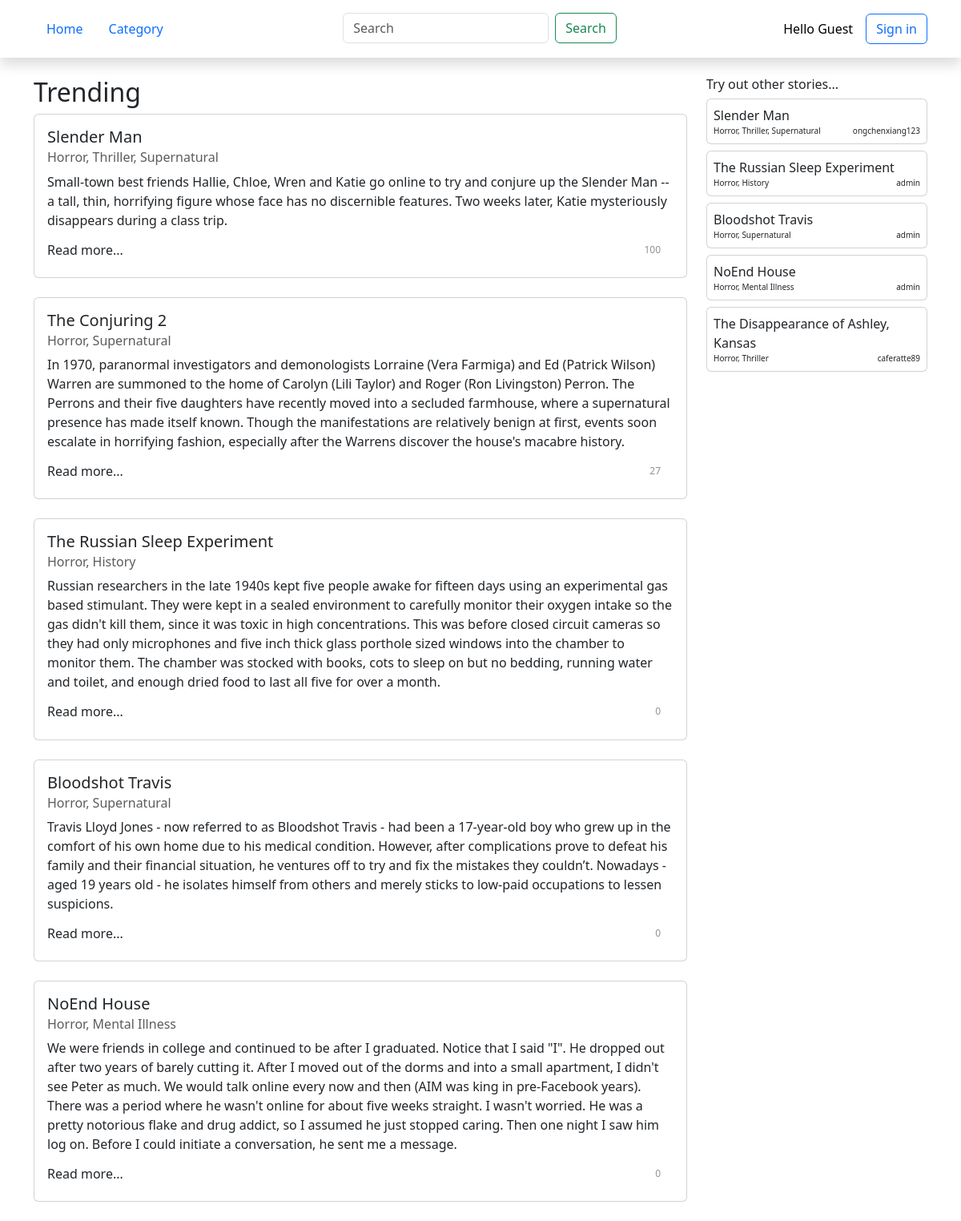
The app's page /oldstimes/ with its own data.
### old_straits_times/models.py (models this page shows, shortened)
class Story(models.Model):
    title = models.CharField(max_length=50)
    author = models.ForeignKey(Author, on_delete=models.CASCADE)
    genre = models.ManyToManyField(Genre)
    abstract = models.TextField(max_length=250, blank=True,
                                   validators=[MaxLengthValidator(250)])
    date_published = models.DateTimeField('date published', auto_now_add=True)
    date_last_updated = models.DateTimeField('date last updated')
    views_in_week = models.IntegerField(default=0)
    views_total = models.IntegerField(default=0)
    content = RichTextField()
    def get_views_total(self):
        return f'{self.views_total:3}'
    def get_genre(self):
        return ", ".join([s.name for s in self.genre.all()])
    get_genre.short_description = 'Genre'

class Genre(models.Model):
    name = models.CharField(max_length=30)

class Author(AbstractUser):
    bio = RichTextField()
    country = models.CharField(max_length=60, default="")
    social1 = models.CharField(max_length=120, default="")
    social2 = models.CharField(max_length=120, default="")
    social3 = models.CharField(max_length=120, default="")
    social4 = models.CharField(max_length=120, default="")

### old_straits_times/views.py (the view)
# urls.py: path('', views.index, name='index'),
def index(request):
    template_name = 'old_straits_times/index.html'
    trending_stories = Story.objects.order_by('-views_total')[:5]
    pks = Story.objects.values_list('pk', flat=True)
    random_pks = []
    if len(pks) <= 5:
        random_pks = pks
    else:
        while len(random_pks) != 5:
            random_pk = choice(pks)
            if random_pk not in random_pks:
                random_pks.append(random_pk)
    random_stories = Story.objects.filter(id__in=random_pks).order_by('date_last_updated')
    return render(request, template_name, {
        'trending_stories': trending_stories,
        'random_stories': random_stories
    })

### old_straits_times/templates/old_straits_times/index.html (shortened to what this page needs)
{% extends './base.html' %}
{% block content %}
      <div class="row gx-8">
            <div class="col">
                  <h2>Trending</h2>
                  <div class="row row-cols-1 gx-0 gy-4">
                        {% for story in trending_stories %}
                              <a class="text-muted text-decoration-none" href="{% url 'oldstimes:story' story.id %}">
                                    <div class="card">
                                          <div class="card-body">
                                                <h5 class="card-title">{{ story.title }}</h5>
                                                <h6 class="card-subtitle mb-2 text-muted">{{ story.get_genre }}</h6>
                                                <p class="card-text">{{ story.abstract }}</p>
                                                <div class="d-flex justify-content-between">
                                                      <h6>Read more...</h6>
                                                      <div class="d-flex text-body-tertiary ">
                                                            <p id='views' class="fs-7 mb-0">{{ story.get_views_total }}</p>
                                                      </div>
                                                </div>
                                          </div>
                                    </div>
                              </a>
                        {% endfor %}
                  </div>
            </div>
            <div class="sidebar">
                  <h6>Try out other stories...</h6>
                  <div>
                        {% for story in random_stories %}
                              <a class="text-muted text-decoration-none" href="{% url 'oldstimes:story' story.id %}">
                                    <div class="card p-2 mb-2">
                                          <p class="mb-0">{{ story.title }}</p>
                                          <div class="fs-7.5 d-flex justify-content-between">
                                                <p class="mb-0">{{ story.get_genre }}</p>
                                                <p class="mb-0">{{ story.author.username }}</p>
                                          </div>
                                    </div>
                              </a>
                        {% endfor %}
                  </div>
            </div>
      </div>
{% endblock content %}

### old_straits_times/static/old_straits_times/customs.css (style rules this page uses)
.fs-7 { font-size: 0.75rem !important; }
.fs-7\.5 { font-size: 0.625rem !important; }
.sidebar { width: 300px; }

### records on screen
Story: title "Slender Man", get_genre "Horror, Thriller, Supernatural", abstract "Small-town best friends Hallie, Chloe, Wren and Katie go online to try and conjure up the Slender Man -- a tall, thin, horrifying figure whose face has no discernible features. Two weeks later, Katie mysteriously disappears during a class trip.", get_views_total "100", author.username "ongchenxiang123"
Story: title "The Conjuring 2", get_genre "Horror, Supernatural", abstract "In 1970, paranormal investigators and demonologists Lorraine (Vera Farmiga) and Ed (Patrick Wilson) Warren are summoned to the home of Carolyn (Lili Taylor) and Roger (Ron Livingston) Perron. The Perrons and their five daughters have recently moved into a secluded farmhouse, where a supernatural presence has made itself known. Though the manifestations are relatively benign at first, events soon escalate in horrifying fashion, especially after the Warrens discover the house's macabre history.", get_views_total "27"
Story: title "The Russian Sleep Experiment", get_genre "Horror, History", abstract "Russian researchers in the late 1940s kept five people awake for fifteen days using an experimental gas based stimulant. They were kept in a sealed environment to carefully monitor their oxygen intake so the gas didn't kill them, since it was toxic in high concentrations. This was before closed circuit cameras so they had only microphones and five inch thick glass porthole sized windows into the chamber to monitor them. The chamber was stocked with books, cots to sleep on but no bedding, running water and toilet, and enough dried food to last all five for over a month.", get_views_total "0", author.username "admin"
Story: title "Bloodshot Travis", get_genre "Horror, Supernatural", abstract "Travis Lloyd Jones - now referred to as Bloodshot Travis - had been a 17-year-old boy who grew up in the comfort of his own home due to his medical condition. However, after complications prove to defeat his family and their financial situation, he ventures off to try and fix the mistakes they couldn’t. Nowadays - aged 19 years old - he isolates himself from others and merely sticks to low-paid occupations to lessen suspicions.", get_views_total "0", author.username "admin"
Story: title "NoEnd House", get_genre "Horror, Mental Illness", abstract "We were friends in college and continued to be after I graduated. Notice that I said \"I\". He dropped out after two years of barely cutting it. After I moved out of the dorms and into a small apartment, I didn't see Peter as much. We would talk online every now and then (AIM was king in pre-Facebook years). There was a period where he wasn't online for about five weeks straight. I wasn't worried. He was a pretty notorious flake and drug addict, so I assumed he just stopped caring. Then one night I saw him log on. Before I could initiate a conversation, he sent me a message.", get_views_total "0", author.username "admin"
Story: title "The Disappearance of Ashley, Kansas", get_genre "Horror, Thriller", author.username "caferatte89"
